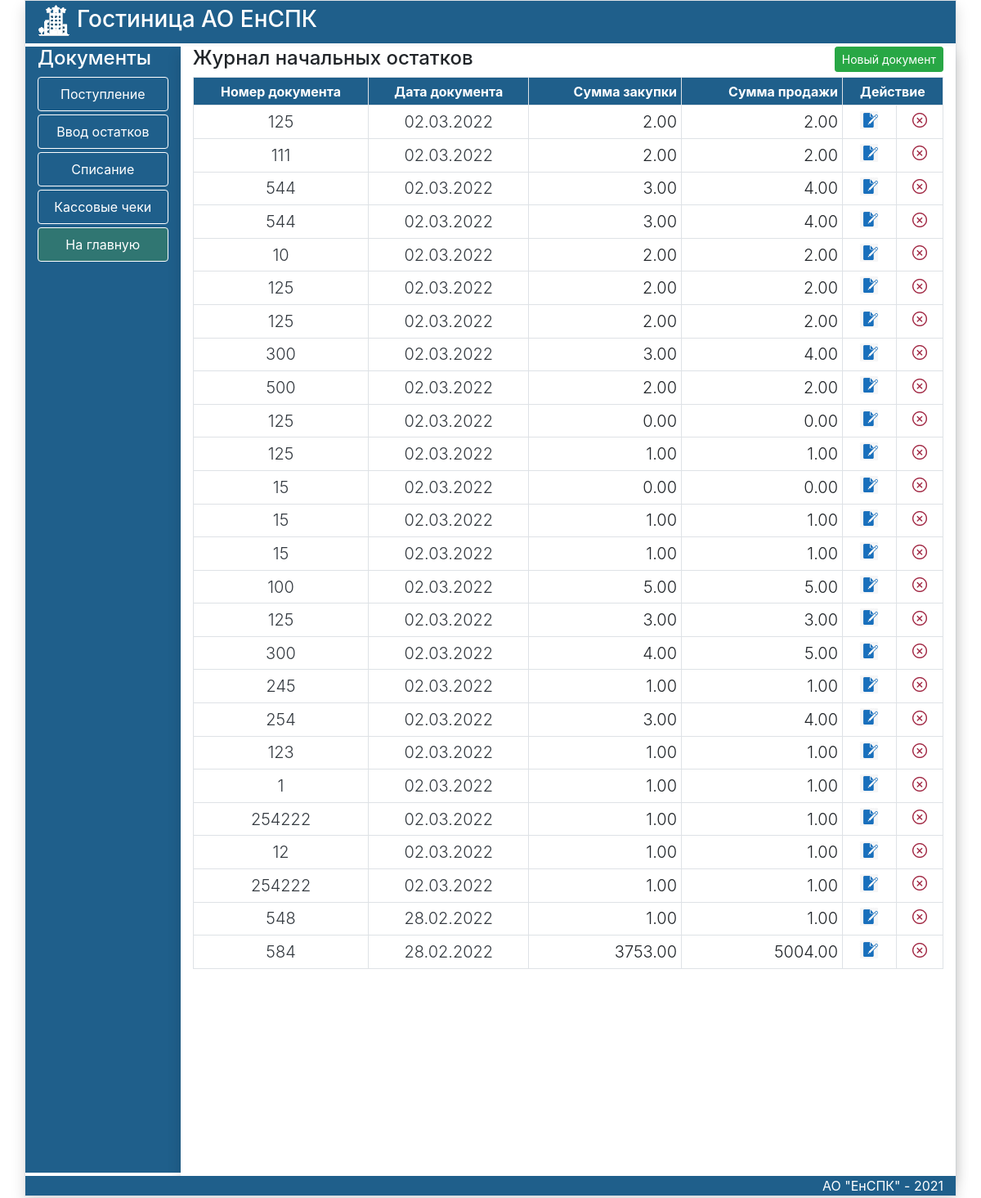
Page /InitialDoc on the earlier database version.
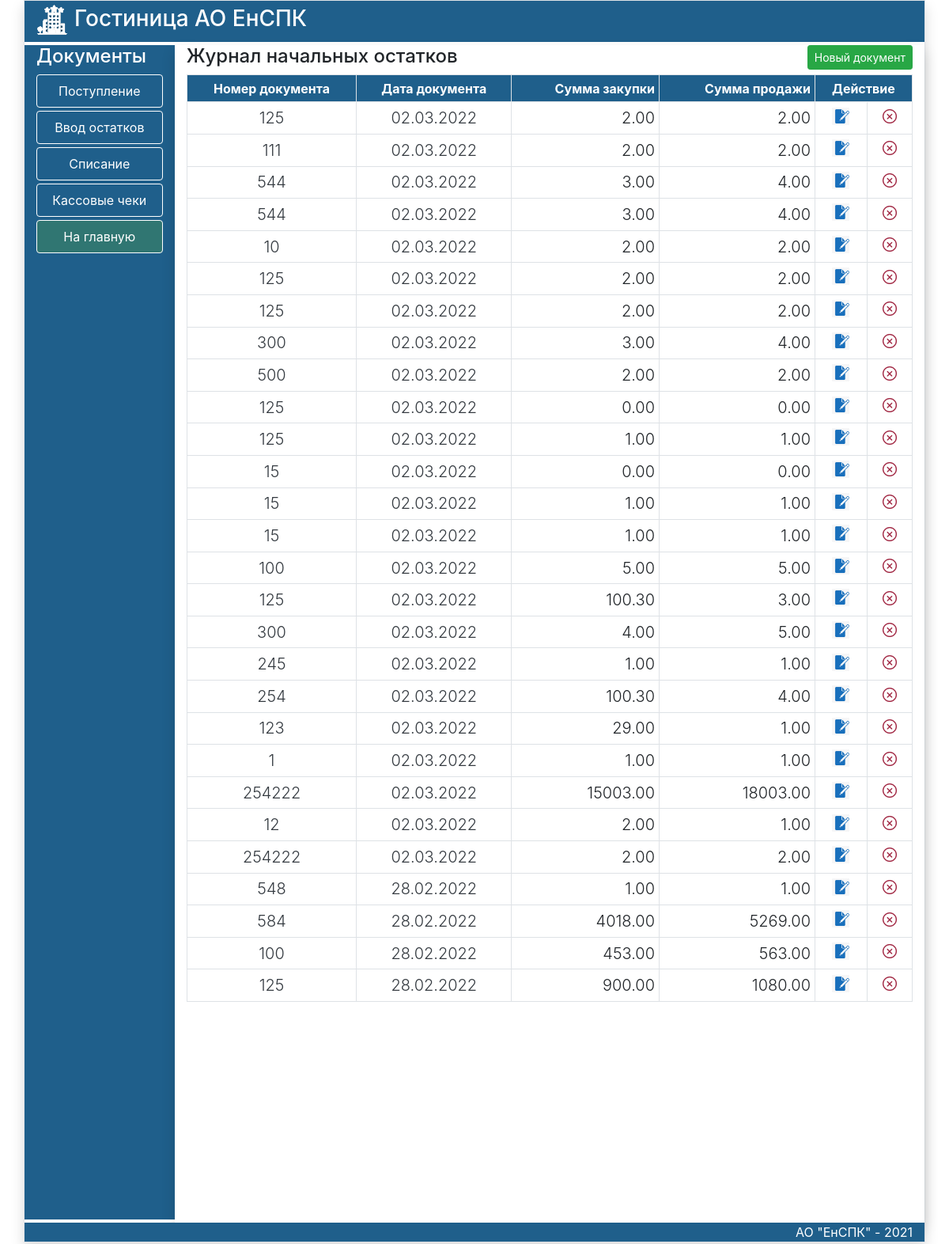
Same page on the later database version.
### trade/models.py (models this page shows, shortened)
class Doc(models.Model):
    nomerdoc=models.CharField(max_length=20,verbose_name="Номер документв")
    datadoc=models.DateField(verbose_name='Дата документа')
    updated_at = models.DateTimeField(auto_now=True, verbose_name='Создан')
    created_at = models.DateTimeField(auto_now_add=True, verbose_name='Обновлен')
    dealer=models.ForeignKey(Saler,verbose_name='Поставщик',on_delete=models.PROTECT)
    buytotal=models.DecimalField(max_digits=8,decimal_places=2,default=0.00)
    saletotal=models.DecimalField(max_digits=8,decimal_places=2,default=0.00)
    transaction=models.BooleanField(verbose_name='Проведен',default=False)
    typedoc=models.ForeignKey(TypeDoc,verbose_name='Тип документа',on_delete=models.PROTECT)
    class Meta:
        verbose_name='Документ'
        verbose_name_plural='Документы'

### trade/views.py (the view)
# urls.py: path('InitialDoc',InitialDoc,name='InitialDoc'),
def InitialDoc(request):
    InitialDoc=Doc.objects.filter(typedoc=2).order_by('-datadoc')
    return render(request, 'trade/InitialDocs.html', {'title': 'Ввод начальных остатков','doc':InitialDoc})

### trade/templates/trade/InitialDocs.html
{% extends 'trade/DocPage.html' %}
{% load static %}
{% block LinkArea %}
<h4 class="text-white">Документы</h4>
     <a href="{% url 'Good' %}" class="btn btn-secondary border border-white  nav-link mb-1 btnblack">Поступление </a>
       <a href="{% url 'InitialDoc' %}" class="btn btn-secondary border border-white  nav-link mb-1 btnblack">Ввод остатков</a>
<a href="{% url 'Create' 'Unit' %}" class="btn btn-secondary border border-white  nav-link mb-1 btnblack">Списание </a>
<a href="{% url 'Create' 'Saler' %}" class="btn btn-secondary border border-white  nav-link mb-1 btnblack">Кассовые чеки </a>
<a href="{% url 'home' %}" class="btn btn-secondary border border-white  nav-link mb-1 addbtn">На главную</a>
{% endblock LinkArea %}
{% block DataArea %}
<div class="row">
 <div class="col-md-12 ">
<h4 >Журнал начальных остатков
    <div class="text-end d-inline-block float-right"><a href="{% url 'CreateInitialDoc' %}" class="btn btn-success  btn-sm    mb-1  ">Новый документ </a></div>
</h4>
<div class="scrolltable ">
    <table class="table table-sm table-bordered mt-0 " >
    <tr>
        <th class="btnblack  textcenter" >Номер документа</th>
        <th class="btnblack  textcenter"  >Дата документа</th>
        <th class="btnblack  textright" >Сумма закупки</th>
        <th class="btnblack  textright " >Сумма продажи</th>
        <th class="btnblack  textcenter " colspan="2">Действие</th>
    </tr>
{% for item in doc %}
    <tr>
        <th class=" lead textcenter text-dark" > {{item.nomerdoc}}</th>
        <th class=" lead textcenter text-dark" >{{item.datadoc|date:"d.m.Y"}}</th>
        <th class=" lead textright">{{item.buytotal}}</th>
        <th class=" lead textright">{{item.saletotal}}</th>
  <td class="text-center pt-0 pb-2 " style="vertical-align:middle"><a href="{% url 'UpdateInitialDoc' item.pk %}" ><img src="{% static 'trade/images/edit2.png' %}" height="22" style="top:10px" title="Редактировать" ></a></td>
  <td class="text-center pt-0 pb-2 " style="vertical-align:middle"><a href="{% url 'DeleteInitialDoc' item.pk %}" ><img src="{% static 'trade/images/delete2.png' %}" height="18" style="top:10px" title="Удалить документ" ></a></td>
    </tr>
{% endfor %}
    </table>
</div>
 </div>
</div>
{% endblock DataArea %}

### trade/templates/trade/DocPage.html (shortened to what this page needs)
{% extends 'trade/base.html' %}

### trade/templates/trade/base.html (shortened to what this page needs)
{% load static %}
 <!DOCTYPE html>
<html lang="en">
<head>
    <link type="text/css" href="{% static 'trade/css/bootstrap.css' %}"  rel="stylesheet">
    <link type="text/css" href="{% static 'trade/css/my.css' %}"  rel="stylesheet">
</head>
<body>
<div class="container border shadow ">
    <div class="row">
        <div class="col-md-12 mb-1 myback header1 ">
            <h3 class="mt-1 text-white "> <img src="{% static 'trade/images/hotel4.png' %}" class="mr-2 logo">Гостиница АО ЕнСПК  </h3></div>
    </div>
<div class="row">
    <div class="col-md-2 mb-1 myback" style="min-height:calc(100vh - 88px);"  >
{% block LinkArea %}{% endblock LinkArea %}
</div>
        <div class="col-md-10  shadow ">
                   {% block DataArea %}{% endblock DataArea %}
        </div>
    </div>
 <div class="row">
    <div class="col-md-12 text-right myback text-white" >
            АО "ЕнСПК" - 2021
    </div>
</div>
</div>
</body>
</html>

### trade/static/trade/css/my.css (style rules this page uses)
.myback { background-color:RGB(31,95,139); }
.btnblack { background-color:RGB(31,95,139); color: white; }
.logo { height:40px; }
.addbtn { width=30px; background-color:RGB(48,118,114); color: white; }
.scrolltable { display:block; overflow-y: auto; height:75vh; }
.textright { text-align:right; }
.textcenter { text-align:center; }

Differences in the rows shown:
changed Doc (number 16 of 28 on the later page): buytotal "3.00" → "100.30"
changed Doc (number 19 of 28 on the later page): buytotal "3.00" → "100.30"
changed Doc (number 20 of 28 on the later page): buytotal "1.00" → "29.00"
changed Doc (number 22 of 28 on the later page): buytotal "1.00" → "15003.00"; saletotal "1.00" → "18003.00"
changed Doc (number 23 of 28 on the later page): buytotal "1.00" → "2.00"
changed Doc (number 24 of 28 on the later page): buytotal "1.00" → "2.00"; saletotal "1.00" → "2.00"
changed Doc (number 26 of 28 on the later page): buytotal "3753.00" → "4018.00"; saletotal "5004.00" → "5269.00"
added Doc: nomerdoc "100", datadoc "28.02.2022", buytotal "453.00", saletotal "563.00"
added Doc: nomerdoc "125", datadoc "28.02.2022", buytotal "900.00", saletotal "1080.00"
